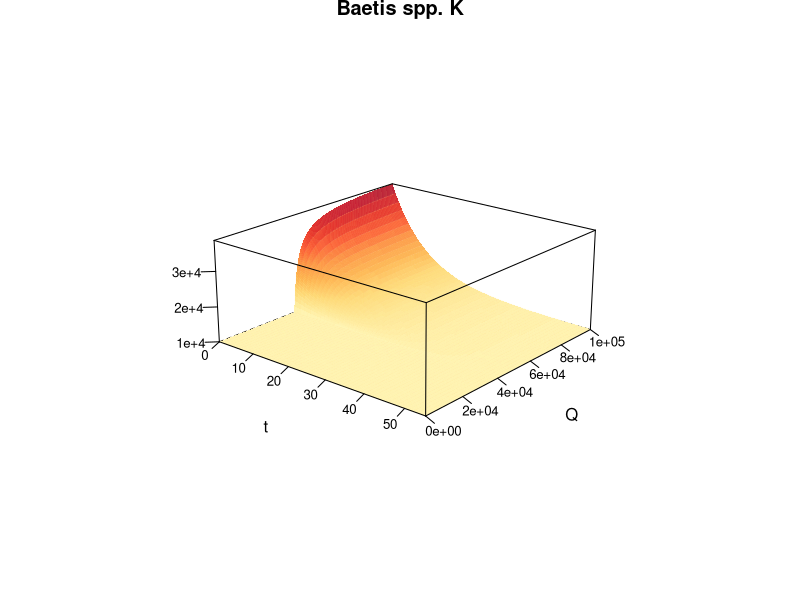

Reproduce this figure in R.
################################
## Wireplot for Q, K, and tau
################################
library(tidyverse)
library(ggplot2)
library(lattice)
library(RColorBrewer)

## Plot setup
clrs <- colorRampPalette(brewer.pal(9, "YlOrRd"))
trellis.par.set("axis.line", list(col = NA, lty = 1, lwd = 1))
theme.novpadding <- list(
  layout.heights = list(top.padding = 0, bottom.padding = 0),
  layout.widths = list(left.padding = 0, right.padding = 0, zlab.axis.padding = 2)
)

## Minimum threshold of what is considered a flood
Qmin <- 40000 
## Half saturation constant
a <- 3000
## Rate that K returns to pre-disturbance level
g <- 0.1

## Maximum flood size to run model to
Qmax = 100000

## Timesteps to run model out to - days
t = 55



dfK <- data.frame(Q = seq(0, Qmax, by = 200))
for(i in 1:length(dfK$Q)){
  if (dfK$Q[i] < Qmin) {
    dfK$Q[i] <- 0
  } else {
    dfK$Q[i] <- (dfK$Q[i] - Qmin)/(a + dfK$Q[i]- Qmin)
  }}

KQT <- data.frame(Q = numeric(((Qmax/200) + 1) * (t + 1)))
## Filling in Q
KQT$Q <- rep(seq(0, Qmax, by =200), each = t + 1)

for(i in 1:length(KQT$Q)){
  if (KQT$Q[i] < Qmin) {
    KQT$Qf[i] <- 0
  } else {
    KQT$Qf[i] <- (KQT$Q[i] - Qmin)/(a + KQT$Q[i]- Qmin)
  }}


for (i in 1:length(KQT$Q)){
  # Calculate K arrying capacity immediately following the disturbance
  KQT$K0[i]  <- 10000 + ((40000-10000)*KQT$Qf[i])
}

KQT$t <- rep(seq(0, t), (Qmax/200) + 1)

for (i in 1:length(KQT$Q)){
  KQT$K[i] <- 10000 + (KQT$K0[i] - 10000) * exp(-g * KQT$t[i])}



z_at <- c(10000 , 20000 , 30000, 40000)
z_labs <- c("1e+4", "2e+4", "3e+4", "4e+4")

wireframe(K ~ t + Q, data = KQT, # distance =c(2, 5, 8)
          aspect = c(1, .4),
          drape = TRUE,
          shade = FALSE,
          colorkey = FALSE,
          col = alpha('#ffeda0', 0.08),
          scales = list(arrows = FALSE, col = 'black', z = list(at = z_at, lab = z_labs), distance = 1.5),
          screen = list(z = -40, x = -70),
          par.settings = theme.novpadding,
          col.regions = clrs(1000),
          main = 'Baetis spp. K')

          


axis = list(side=2, at=c(0, 1e+4, 1.5e+4, 2e+4, 2.5e+4, 3e+4, 3.5e+4))
